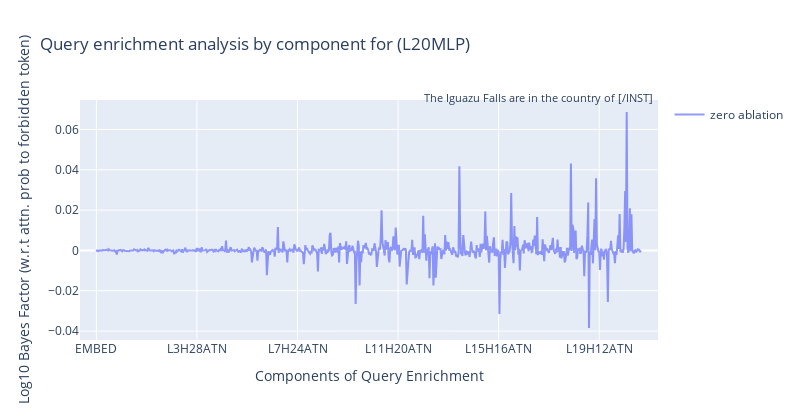
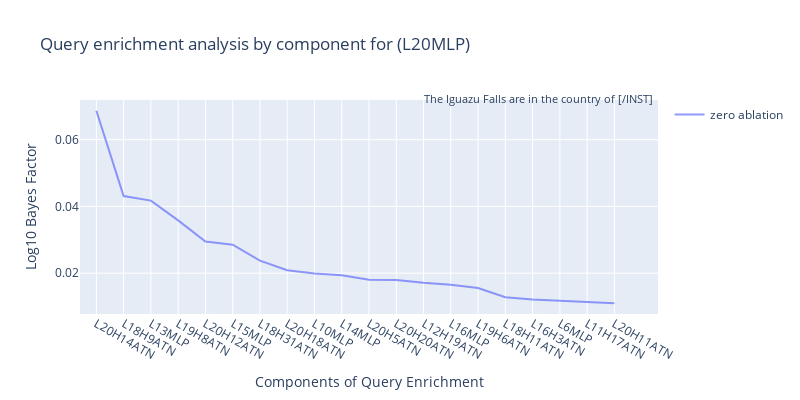

Notebook code for these charts, in order:
### Code cell
backtrace_mlp_wrt_l27h29_q(20)

### Figure 1 — Plotly figure (JSON) as saved in the notebook; plotly's stock layout.template omitted (floating-point values rounded to 4 significant figures; data arrays with more than 128 entries replaced by an {"elided": "..."} marker saying what was removed)
{"data": [{"mode": "lines", "name": "zero ablation", "opacity": 0.7, "type": "scatter", "x": {"elided": "694 str values"}, "y": {"elided": "694 float values"}}], "layout": {"annotations": [{"font": {"size": 11}, "showarrow": false, "text": "The Iguazu Falls are in the country of [/INST] ", "x": 1, "xref": "paper", "y": 1.05, "yref": "paper"}], "height": 420, "hovermode": "x unified", "showlegend": true, "title": {"text": "Query enrichment analysis by component for (L20MLP)"}, "width": 800, "xaxis": {"range": [-20.82, 714.8], "ticktext": ["EMBED", "L3H28ATN", "L7H24ATN", "L11H20ATN", "L15H16ATN", "L19H12ATN"], "tickvals": [0, 128, 256, 384, 512, 640], "title": {"text": "Components of Query Enrichment"}}, "yaxis": {"title": {"text": "Log10 Bayes Factor\n(w.r.t attn. prob to forbidden token)"}}}}

### Figure 2 — Plotly figure (JSON) as saved in the notebook; plotly's stock layout.template omitted (floating-point values rounded to 4 significant figures)
{"data": [{"mode": "lines", "name": "zero ablation", "opacity": 0.7, "type": "scatter", "x": ["L20H14ATN", "L18H9ATN", "L13MLP", "L19H8ATN", "L20H12ATN", "L15MLP", "L18H31ATN", "L20H18ATN", "L10MLP", "L14MLP", "L20H5ATN", "L20H20ATN", "L12H19ATN", "L16MLP", "L19H6ATN", "L18H11ATN", "L16H3ATN", "L6MLP", "L11H17ATN", "L20H11ATN"], "y": [0.06867, 0.0431, 0.04174, 0.03581, 0.02946, 0.02851, 0.02375, 0.02086, 0.01989, 0.01935, 0.01805, 0.01795, 0.01715, 0.01656, 0.01558, 0.01278, 0.01208, 0.01166, 0.0113, 0.01097]}], "layout": {"annotations": [{"font": {"size": 11}, "showarrow": false, "text": "The Iguazu Falls are in the country of [/INST] ", "x": 1, "xref": "paper", "y": 1.05, "yref": "paper"}], "height": 400, "hovermode": "x unified", "showlegend": true, "title": {"text": "Query enrichment analysis by component for (L20MLP)"}, "width": 800, "xaxis": {"range": [-0.6, 20.6], "ticktext": ["L20H14ATN", "L18H9ATN", "L13MLP", "L19H8ATN", "L20H12ATN", "L15MLP", "L18H31ATN", "L20H18ATN", "L10MLP", "L14MLP", "L20H5ATN", "L20H20ATN", "L12H19ATN", "L16MLP", "L19H6ATN", "L18H11ATN", "L16H3ATN", "L6MLP", "L11H17ATN", "L20H11ATN"], "tickvals": [0, 1, 2, 3, 4, 5, 6, 7, 8, 9, 10, 11, 12, 13, 14, 15, 16, 17, 18, 19], "title": {"text": "Components of Query Enrichment"}}, "yaxis": {"title": {"text": "Log10 Bayes Factor"}}}}
